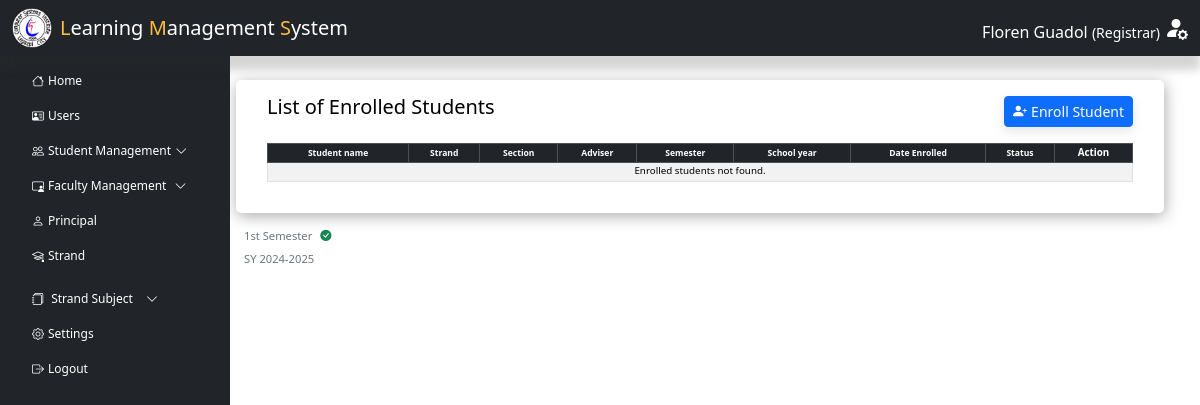
/admin/index.php?page=enrolled (signed in), run on an earlier commit of the app's database.
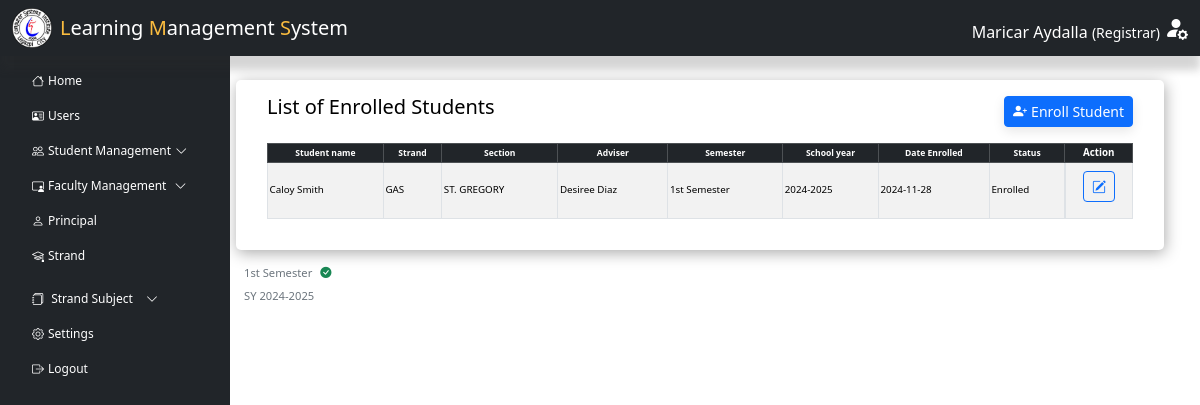
And on a later commit of the database.
### tables this page shows
CREATE TABLE `registrar` (
  `registrar_id` varchar(50) NOT NULL,
  `firstname` varchar(50) NOT NULL,
  `middlename` varchar(50) DEFAULT NULL,
  `lastname` varchar(50) NOT NULL,
  `contact` varchar(15) NOT NULL,
  `gender` varchar(10) NOT NULL,
  `email` varchar(50) NOT NULL,
  `address` varchar(50) NOT NULL,
  `image` varchar(255) NOT NULL,
  `id` varchar(50) NOT NULL COMMENT 'User ID'
);

CREATE TABLE `enroll` (
  `stu_lrn` varchar(12) NOT NULL COMMENT 'STUDENT LRN',
  `section_code` varchar(50) NOT NULL COMMENT 'SECTION NAME',
  `semester` varchar(50) NOT NULL COMMENT 'set semester',
  `school_year` varchar(30) NOT NULL COMMENT 'set school year',
  `date_enroll` date DEFAULT NULL,
  `enroll_status` varchar(30) NOT NULL,
  `current_school` varchar(70) NOT NULL,
  `school_id` mediumint UNSIGNED DEFAULT NULL,
  `school_address` varchar(100) NOT NULL,
  `school_type` varchar(30) NOT NULL,
  `requirements_submit` varchar(100) DEFAULT NULL
);

CREATE TABLE `strand` (
  `strand_code` varchar(50) NOT NULL,
  `strand_name` varchar(30) DEFAULT NULL,
  `strand_desc` varchar(100) DEFAULT NULL
);

CREATE TABLE `section` (
  `section_code` varchar(50) NOT NULL,
  `strand_code` varchar(50) DEFAULT NULL,
  `grade_lvl` varchar(30) NOT NULL,
  `section_name` varchar(20) DEFAULT NULL,
  `teacher_id` varchar(50) DEFAULT NULL,
  `date_created` date NOT NULL
);

### admin/includes/forms/enrollmentform.php (the view, shortened to what the changed rows need)
<?php
$mySQLFunction->connection();
$activeSchoolYears = $mySQLFunction->checkSyStatus('sy');
$activeSem = $mySQLFunction->checkSemStatus('semester');
?>

### includes/dbh-inc.php (called while the page is built)
<?php
include "function.php";
$mySQLFunction = new myDataBase("localhost", "root", "Nicolas051002", "lms_db");

### includes/function.php (called while the page is built, shortened)
<?php
class myDataBase
{
    private $hostname;
    private $username;
    private $password;
    private $database;
    public $con;
    public function __construct($hostname, $username, $password, $database)
    {
        $this->hostname = $hostname;
        $this->username = $username;
        $this->password = $password;
        $this->database = $database;
    }
    public function connection()
    {
        try {
            if (!$this->con) {
                $this->con = mysqli_connect($this->hostname, $this->username, $this->password, $this->database);
                if ($this->con) {
                    return true;
                } else {
                    return false;
                }
            } else {
                return true;
            }
        } catch (mysqli_sql_exception $e) {
            echo $e;
        }
    }
    public function disconnect()
    {
        if ($this->con) {
            if (mysqli_close($this->con)) {
                $this->con = false;
                return true;
            } else {
                return false;
            }
        } else {
            return true;
        }
    }
    public function checkSyStatus($table)
    {
        $sql = "SELECT `school_year`
                FROM `$table`
                WHERE `status` = 'Active'";
        $result = $this->con->query($sql);
        if ($result->num_rows > 0) {
            $activeSchoolYear = [];
            while ($row = $result->fetch_assoc()) {
                $activeSchoolYear[] = $row['school_year'];
            }
            return $activeSchoolYear;
        } else {
            return [];
        }
    }
    public function checkSemStatus($table)
    {
        $semesters = [];
        $sql = "SELECT `semester_name`
                FROM `$table`
                WHERE `status` = 'Active'";
        $result = $this->con->query($sql);
        if ($result && $result->num_rows > 0) {
            while ($row = $result->fetch_assoc()) {
                $semesters[] = $row['semester_name'];
            }
            return $semesters;
        } else {
            return [];
        }
    }
    public function getEnroll($row = null, $value = null)
    {
        $activeSemesters = $this->checkSemStatus('semester');
        $activeSemesterCondition = "enroll.semester IN ('" . implode("','", $activeSemesters) . "')";
        if ($row != null && $value != null) {
            $sql = "SELECT
                `enroll`.`stu_lrn`,
                CONCAT(`student`.`stu_fname`, ' ', `student`.`stu_lname`) AS student,
                `enroll`.`section_code`,
                `section`.`section_code`,
                `section`.`strand_code`,
                `strand`.`strand_name`,  -- Fetching the strand_name from the strand table
                `section`.`section_name`,
                `section`.`grade_lvl`,
                `section`.`teacher_id`,
                CONCAT(`teacher`.`teacher_fname`, ' ', `teacher`.`teacher_lname`) AS adviser,
                `enroll`.`semester` AS enroll_semester,
                `enroll`.`school_year` AS sy,
                `enroll`.`date_enroll`,
                `enroll`.`enroll_status`,
                `enroll`.`current_school`,
                `enroll`.`school_id`,
                `enroll`.`school_address`,
                `enroll`.`school_type`
            FROM `enroll`
            INNER JOIN `student` ON `enroll`.`stu_lrn` = `student`.`stu_lrn`
            INNER JOIN `section` ON `enroll`.`section_code` = `section`.`section_code`
            INNER JOIN `strand` ON `section`.`strand_code` = `strand`.`strand_code`  -- Joining the strand table
            INNER JOIN `teacher` ON `section`.`teacher_id` = `teacher`.`teacher_id` -- Joining the teacher table
            WHERE `enroll`.`$row` = '$value' AND $activeSemesterCondition";
            $stored = ($this->con->query($sql))->fetch_assoc();
            return $stored;
        } else {
            $sql = "SELECT
                `enroll`.`stu_lrn`,
                CONCAT(`student`.`stu_fname`, ' ', `student`.`stu_lname`) AS student,
                `section`.`strand_code`,
                `strand`.`strand_name`,  -- Fetching the strand_name from the strand table
                `section`.`section_name`,
                `section`.`grade_lvl`,
                `section`.`teacher_id`,
                CONCAT(`teacher`.`teacher_fname`, ' ', `teacher`.`teacher_lname`) AS adviser,
                `enroll`.`semester` AS enroll_semester,
                `enroll`.`school_year` AS sy,
                `enroll`.`date_enroll`,
                `enroll`.`enroll_status`,
                `enroll`.`current_school`,
                `enroll`.`school_id`,
                `enroll`.`school_address`,
                `enroll`.`school_type`
            FROM `enroll`
            INNER JOIN `student` ON `enroll`.`stu_lrn` = `student`.`stu_lrn`
            INNER JOIN `section` ON `enroll`.`section_code` = `section`.`section_code`
            INNER JOIN `strand` ON `section`.`strand_code` = `strand`.`strand_code`  -- Joining the strand table
            INNER JOIN `teacher` ON `section`.`teacher_id` = `teacher`.`teacher_id` -- Joining the teacher table
            WHERE $activeSemesterCondition -- Add semester condition
            ORDER BY `student`.`stu_fname`";
            $stored = ($this->con->query($sql))->fetch_all(MYSQLI_ASSOC);
            return $stored;
        }
    }
}

### admin/includes/forms/enrollmentform.php (the view, shortened to what the changed rows need)
<?php
$mySQLFunction->connection();
$activeSchoolYears = $mySQLFunction->checkSyStatus('sy');
$activeSem = $mySQLFunction->checkSemStatus('semester');
?>

### admin/includes/header.php (shortened to what the changed rows need)
<?php
$host = 'localhost';
$dbname = 'lms_db';
$username = 'root';
$password = 'Nicolas051002';
try {
    $conn = new PDO("mysql:host=$host;dbname=$dbname;charset=utf8", $username, $password);
    $conn->setAttribute(PDO::ATTR_ERRMODE, PDO::ERRMODE_EXCEPTION);
    $conn->setAttribute(PDO::ATTR_DEFAULT_FETCH_MODE, PDO::FETCH_ASSOC);
} catch (PDOException $e) {
    echo "Connection failed: " . $e->getMessage();
    exit();
}
function getAdminInfo($conn)
{
    $sql = "SELECT * FROM registrar";
    $stmt = $conn->query($sql);
    return $stmt ? $stmt->fetchAll() : [];
}
$users = getAdminInfo($conn);
foreach ($users as $user) {
    $fullName = ucwords(strtolower($user['firstname'] . ' ' . $user['lastname']));
}
?>
<!DOCTYPE html>
<html lang="en">
<head>
    <link rel="stylesheet" href="../../assets/bootstrap-5.3.3-dist/css/bootstrap.min.css">
    <link rel="stylesheet" href="../assets/css/admin.css?v=<?php echo time(); ?>" />
    <link rel="stylesheet" href="https://cdn.jsdelivr.net/npm/bootstrap-icons/font/bootstrap-icons.css">
    <link href="https://cdnjs.cloudflare.com/ajax/libs/select2/4.0.13/css/select2.min.css" rel="stylesheet" />
    <link href="https://cdn.jsdelivr.net/npm/bootstrap@5.3.3/dist/css/bootstrap.min.css" rel="stylesheet">
    <link href="https://cdn.datatables.net/1.13.4/css/jquery.dataTables.min.css" rel="stylesheet">
    <link rel="stylesheet" href="https://cdn.datatables.net/buttons/2.3.6/css/buttons.dataTables.min.css">
    <link rel="stylesheet" href="//cdnjs.cloudflare.com/ajax/libs/morris.js/0.5.1/morris.css">
    <link rel="stylesheet" href="https://cdnjs.cloudflare.com/ajax/libs/animate.css/4.1.1/animate.min.css">
</head>
<body>
    <nav class="navbar navbar-expand-lg navbar-light bg-dark nav-shadow">
        <div class="container-fluid">
            <div class="dropdown d-none d-lg-block ms-auto">
                <a href="#" class="d-flex align-items-center text-decoration-none" id="profileDropdown" data-bs-toggle="dropdown" aria-expanded="false">
                    <span class="text-white me-1 mt-2" style="font-weight: 400;">
                        <?php
                        echo ucwords(strtolower($fullName));
                        ?>
                        <small>(Registrar)</small>
                    </span>
                    <i class="bi bi-person-fill-gear text-white" style="font-size: 1.5rem;"></i>
                </a>
            </div>
        </div>
    </nav>

### admin/enrolled.php (shortened to what the changed rows need)
<?php
include "../includes/dbh-inc.php";
?>
<?php
include "../admin/includes/Forms/enrollmentform.php";
?>
<main class="col-md-9 ms-sm-auto col-lg-10 px-md-4">
    <div class="container">
        <div class="row">
            <div class="col-12">
                <div class="data-table">
                    <div class="table-responsive small ms-3 me-3">
                        <table id="example" class="table table-bordered table-striped table-sm align-middle">
                            <thead class="table-dark text-light">
                                <tr>
                                    <th scope="col" class="small text-center">Student name</th>
                                    <th scope="col" class="small text-center">Strand</th>
                                    <th scope="col" class="small text-center">Section</th>
                                    <th scope="col" class="small text-center">Adviser</th>
                                    <th scope="col" class="small text-center">Semester</th>
                                    <th scope="col" class="small text-center">School year</th>
                                    <th scope="col" class="small text-center">Date Enrolled</th>
                                    <th scope="col" class="small text-center">Status</th>
                                    <th scope="col" class="text-center">Action</th>
                                </tr>
                            </thead>
                            <tbody>
                                <?php
                                $mySQLFunction->connection();
                                $result = $mySQLFunction->getEnroll();
                                if (!empty($result)) {
                                    foreach ($result as $row) {
                                        echo '<tr>';
                                        echo '<td>' . ucwords(strtolower($row["student"])) . '</td>';
                                        echo '<td>' . $row["strand_name"] . '</td>';
                                        echo '<td>' . $row["section_name"] . '</td>';
                                        echo '<td>' . ucwords(strtolower($row["adviser"])) . '</td>';
                                        echo '<td>' . $row["enroll_semester"] . '</td>';
                                        echo '<td>' . $row["sy"] . '</td>';
                                        echo '<td>' . $row["date_enroll"] . '</td>';
                                        echo '<td>' . ucwords(strtolower($row["enroll_status"])) . '</td>';
                                        echo '
                                        <td class="d-flex justify-content-center pt-2 pb-3 ">
                                            <button class="btn btn-sm btn-outline-primary" data-bs-toggle="modal" data-bs-target="#edit_enrolled' . urlencode($row['stu_lrn']) . '">
                                                <i class="bi bi-pencil-square "></i>
                                            </button>
                                        </td>
                                            ';
                                        echo '</tr>';
                                    }
                                } else {
                                    echo '<tr>
                                <td colspan="10" class="text-center ">Enrolled students not found.<br>
                                </td>
                              </tr>';
                                }
                                echo '</tbody>';
                                echo '</table>';
                                ?>
                    </div>
                </div>
            </div>
        </div>
        <div class="ms-2">
            <?php
            if (!empty($activeSchoolYears && !empty($activeSem))) {
                foreach ($activeSchoolYears as $index => $schoolYear) {
                    echo '<div class="me-3  text-sm date-display">' . htmlspecialchars($activeSem[$index]) . '<i class="bi bi-check-circle-fill text-success ms-2"></i> </div>';
                    echo '<span class="date-display  text-sm">SY ' . htmlspecialchars($schoolYear) . '</span>';;
                }
            } else {
                echo '<div class="alert alert-warning  text-sm">No school year and semester found.</div>';
            }
            ?>
        </div>
    </div>
</main>

What changed in the data, as far as the page shows it:
changed registrar: fullName "Floren Guadol" → "Maricar Aydalla"
added enroll: student "Caloy Smith", strand.strand_name "GAS", section_code.section_name "ST. GREGORY", adviser "Desiree Diaz", semester "1st Semester", school_year "2024-2025", date_enroll "2024-11-28", enroll_status "Enrolled"
Also different on the page:
text no longer shown: "Enrolled students not found."
